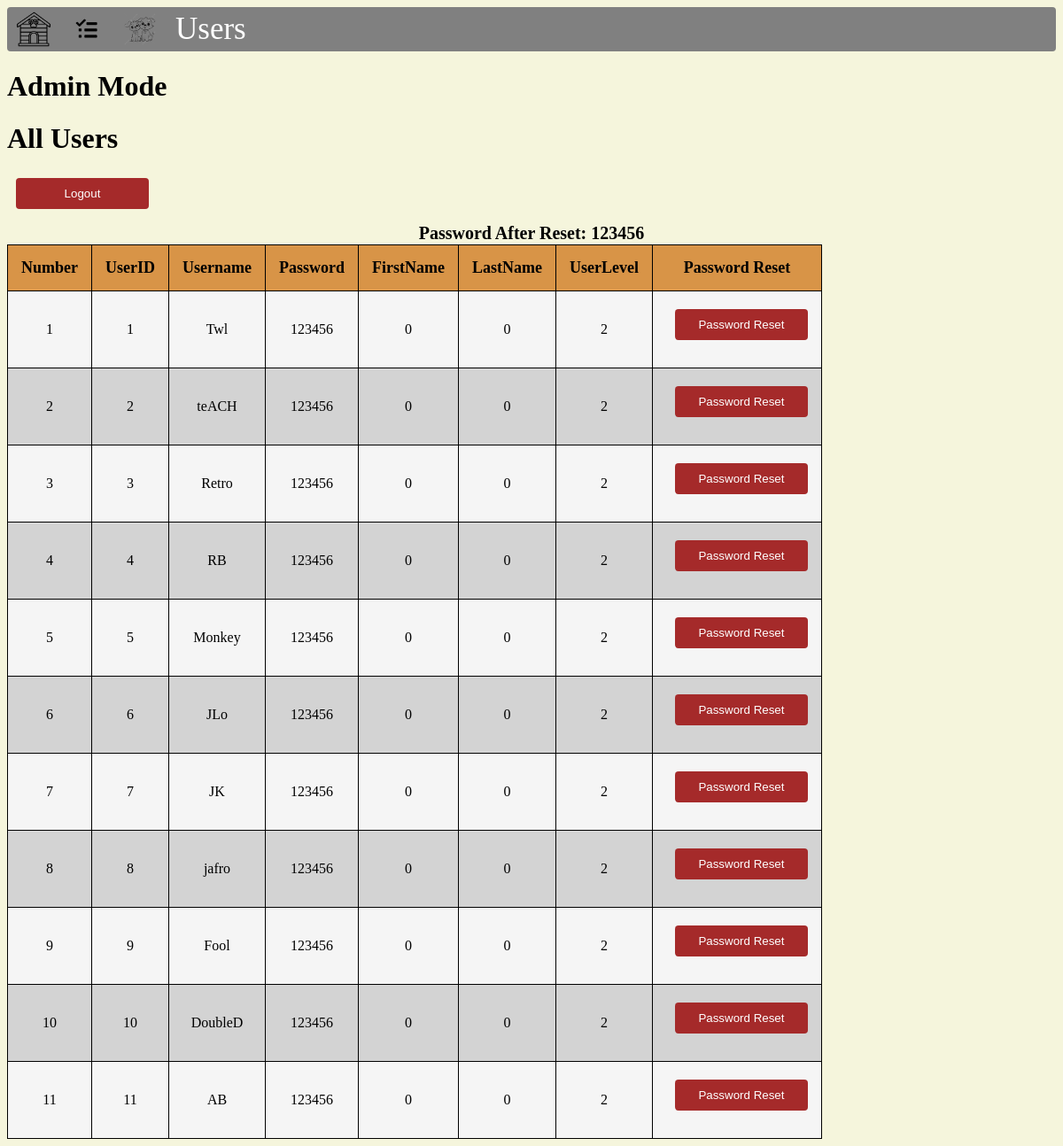
/view/Users.php (signed in), run on the app's committed database.
### tables this page shows
CREATE TABLE `users` (`UserID` INT(5) NOT NULL AUTO_INCREMENT , `Username` VARCHAR(10) NULL , `Password` VARCHAR(20) NULL , `FirstName` INT(255) NULL , `LastName` INT(255) NULL , `UserLevel` INT(11) NULL , PRIMARY KEY (`UserID`));

### view/users.php (the view, shortened to what this page needs)
<?php
$db = new Database();
$conn = $db->getDbConn();
$count = 1;
$displayQuery = "SELECT * FROM users WHERE UserLevel = 2 ORDER BY UserID";
$result = mysqli_query($conn, $displayQuery);
?>
<html>
<head>
</head>
    <ul class="nav">
    <li class="nav"><a href="Home.php"><img src="../images/HomeIcon2.png" alt="Home" width="40px" height="40px"></a></li>
    <li class="nav"><a href="Tasks.php"><img src="../images/Task.png" alt="Tasks" width="40px" height="40px"></a></li>
    <li class="nav"><a href="Profiles.php"><img src="../images/Profilef.png" alt="Profile Image" height="40px" width="40px"></a></li>
    <li class="nav"><a href="Users.php">Users</a></li>
    </ul>
    <h1>Admin Mode</h1>
<h1>All Users</h1>
    <form method="POST">
        <input type="submit" value="Logout" name="logout">
    </form>
    <h4>Password After Reset: 123456</h4>
    <table>
            <tr style="font-size:large;">
                <th>Number</th>
                <th>UserID</th>
                <th>Username</th>
                <th>Password</th>
                <th>FirstName</th>
                <th>LastName</th>
                <th>UserLevel</th>
                <th>Password Reset</th>
            </tr>
            <?php while ($row = mysqli_fetch_array($result)) : ?>
                <tr>
                    <td><?php echo $count; ?></td>
                    <td><?php echo $row["UserID"];?></td>
                    <td><?php echo $row["Username"];?></td>
                    <td><?php echo $row["Password"];?></td>
                    <td><?php echo $row["FirstName"];?></td>
                    <td><?php echo $row["LastName"];?></td>
                    <td><?php echo $row["UserLevel"];?></td>
                    <td><form method="post">
                        <input type="submit" value="Password Reset" name="reset">
                    </form></td>
                </tr>
            <?php $count += 1; endwhile;?>
        </table>
</html>

### data on the page
users: UserID "1", Username "Twl", Password "123456", FirstName "0", LastName "0", UserLevel "2"
users: UserID "2", Username "teACH", Password "123456", FirstName "0", LastName "0", UserLevel "2"
users: UserID "3", Username "Retro", Password "123456", FirstName "0", LastName "0", UserLevel "2"
users: UserID "4", Username "RB", Password "123456", FirstName "0", LastName "0", UserLevel "2"
users: UserID "5", Username "Monkey", Password "123456", FirstName "0", LastName "0", UserLevel "2"
users: UserID "6", Username "JLo", Password "123456", FirstName "0", LastName "0", UserLevel "2"
users: UserID "7", Username "JK", Password "123456", FirstName "0", LastName "0", UserLevel "2"
users: UserID "8", Username "jafro", Password "123456", FirstName "0", LastName "0", UserLevel "2"
users: UserID "9", Username "Fool", Password "123456", FirstName "0", LastName "0", UserLevel "2"
users: UserID "10", Username "DoubleD", Password "123456", FirstName "0", LastName "0", UserLevel "2"
users: UserID "11", Username "AB", Password "123456", FirstName "0", LastName "0", UserLevel "2"
